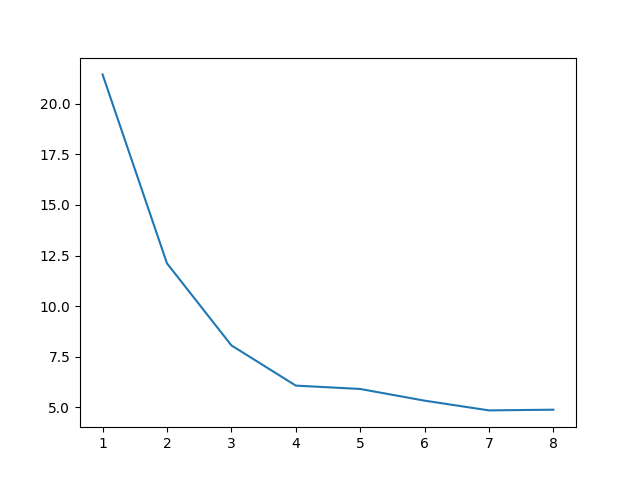

Here is the Python script that generated this plot:
""" 
Course: CSE 351
Lesson: L05 Team Activity
File:   team.py
Author: <Add name here>
Purpose: Find prime numbers

Instructions:

- Don't include any other Python packages or modules
- Review and follow the team activity instructions (team.md)
"""

from datetime import datetime, timedelta
import multiprocessing as mp
import random
from matplotlib.pylab import plt  # load plot library


# Include cse 351 common Python files
from cse351 import *

def is_prime(n):
    if n <= 3:
        return n > 1
    if n % 2 == 0 or n % 3 == 0:
        return False
    i = 5
    while i ** 2 <= n:
        if n % i == 0 or n % (i + 2) == 0:
            return False
        i += 6
    return True

def main():
    log = Log(show_terminal=True)
    log.start_timer()

    xaxis_cpus = []
    yaxis_times = []

    start_time = time.time()

    start = 10000000000
    range_count = 100000
    numbers_processed = 0
    prime_count = 0
    # for i in range(start, start + range_count):
    #     numbers_processed += 1
    #     if is_prime(i):
    #         prime_count += 1
    #         print(i, end=', ', flush=True)
    numbers = list(range(start, start + range_count + 1))
    for pool_size in range(1, mp.cpu_count() + 1):
        print(f'Pool of {pool_size:2} CPU cores', end='')
        xaxis_cpus.append(pool_size)
        with mp.Pool(pool_size) as pool:
            start_time = time.time()
            results = pool.map(is_prime, numbers)
            end_time = time.time()
            elapsed_time = end_time - start_time
            yaxis_times.append(elapsed_time)
            prime_count = sum(1 for result in results if result)
            numbers_processed = len(numbers)
            print(f' took {elapsed_time:.2f} seconds to process {numbers_processed} numbers and found {prime_count} primes')
    print(flush=True)

    end_time = time.time()
    elapsed_time = end_time - start_time

    # create plot of results and also save it to a PNG file
    plt.plot(xaxis_cpus, yaxis_times)
    plt.savefig('team.png')
    plt.title('Time VS CPUs')
    plt.xlabel('CPU Cores')
    plt.ylabel('Seconds')
    plt.legend(loc='best')

    plt.tight_layout()
    plt.show()


if __name__ == '__main__':
    main()
